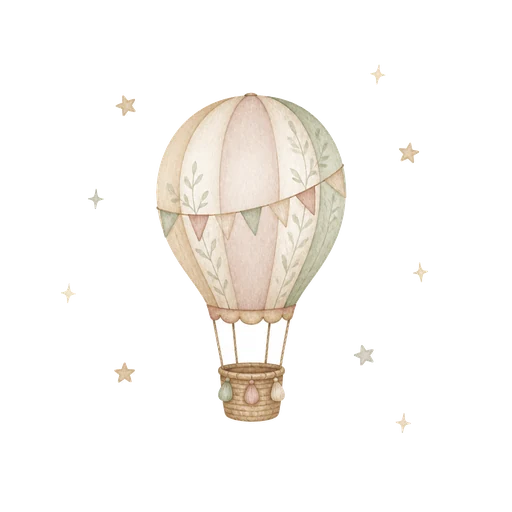
#> input picture app/spot-art/offline_balloon.webp, 512 x 512 px
$ python cutout_white.py ../app/spot-art/offline_balloon.webp ../app/spot-art/offline_balloon.webp
#> lines starting #> are read from the running program, lines starting #| are printed output that depends on the picture; after the words box and inside, x2 and y2 are one past the last pixel; in counts of white or black regions, pixels touching at a corner belong together
#!/usr/bin/env python3
"""Turn art painted on a white ground into a cut-out with a soft, honest edge.

Why this exists. gpt-image-2 refuses transparent output, so every piece in art-src/ is painted on
pure white (see docs/poster-art-brief.md). On the birth poster that is a feature: the canvas
composites with 'multiply', which drops white for free. In the APP it is a trap. The spot
illustrations sit on `--spot-paper`, which is a cream disc in Light and **transparent in Night**, so a
piece that still carries its white ground renders as a glaring white circle on a dark screen -- the
exact "headlight" the .es-bear comment in app/index.html warns about.

How it works, and why not a simple threshold. A threshold on whiteness eats the pale interior of
anything painted in cream. So the background is found by a flood fill inwards from the border through
near-white pixels only: enclosed pale areas (the inside of a balloon, the belly of a cub) are never
reached, and non-white islands (scattered stars) stop the fill and survive.

Edge pixels then get un-multiplied. A soft watercolour edge on white is the subject BLENDED with
white, so keeping it as-is leaves a pale halo that is invisible on cream and obvious on dark. Solving
C_src = a*C_out + (1-a)*255 for C_out gives back the paint and the edge reads correctly on any ground.

  python3 tools/cutout_white.py art-src/poster_hotair.png app/spot-art/offline_balloon.webp [--size 512]
"""
import sys
import numpy as np
from PIL import Image
from collections import deque

# A pixel is a background CANDIDATE at or above HI (essentially white) and gets a partial alpha
# between LO and HI. Below LO it is paint and is never touched. Measured against the generator's
# output, whose ground is a clean 255 and whose palest paint sits near 240.
HI, LO = 252, 236


def cutout(src, dst, size=512, report=True):
#> called with src = '../app/spot-art/offline_balloon.webp', dst = '../app/spot-art/offline_balloon.webp', size = 512, report = True
    im = Image.open(src).convert('RGB')
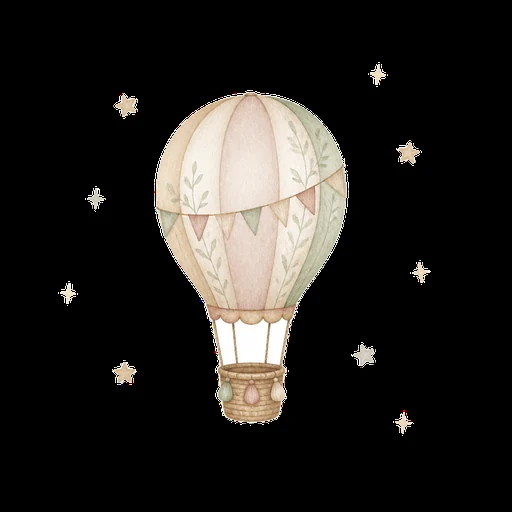
#> im: PIL image 512x512 RGB; mean R, G, B 37, 34.6, 31.4
    a = np.asarray(im).astype(np.int16)
    h, w, _ = a.shape
#> h = 512; w = 512
    mn = a.min(axis=2)                     # min channel: 255 only for true white
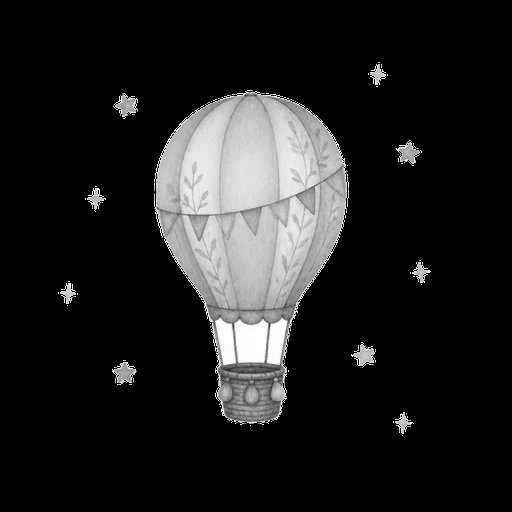
#> mn: shape (512, 512) int16; min 0, max 255, mean 31.4

    if report:
        print(f'  {src}  {w}x{h}')
#|   ../app/spot-art/offline_balloon.webp  512x512
        for t in (255, 252, 248, 244, 240, 236):
            print(f'    pixels with min channel >= {t}: {100.0 * (mn >= t).sum() / mn.size:5.1f}%')
#> this loop made 6 passes
#|     pixels with min channel >= 255:   0.2%
#|     pixels with min channel >= 252:   0.7%
#|     pixels with min channel >= 248:   0.9%
#|     pixels with min channel >= 244:   1.0%
#|     pixels with min channel >= 240:   1.1%
#|     pixels with min channel >= 236:   1.2%

    # Flood fill inwards from the border, through candidate pixels only.
    cand = mn >= LO
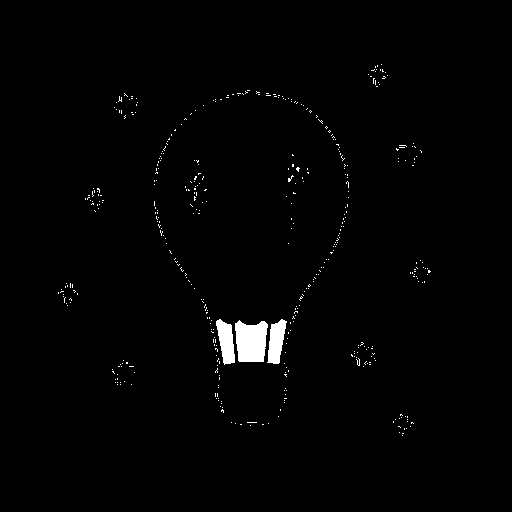
#> cand: shape (512, 512) bool; 1.2% white; 433 white regions (430 under 20 px), largest, box (x1, y1, x2, y2) and area: (235, 320, 268, 362) 1137, (267, 319, 287, 364) 572, (216, 319, 235, 365) 568
    bg = np.zeros((h, w), bool)
    q = deque()
    for x in range(w):
        for y in (0, h - 1):
            if cand[y, x] and not bg[y, x]:
                bg[y, x] = True; q.append((y, x))
#> bg: shape (512, 512) bool; every value is 0
    for y in range(h):
        for x in (0, w - 1):
            if cand[y, x] and not bg[y, x]:
                bg[y, x] = True; q.append((y, x))
    while q:
        y, x = q.popleft()
        for dy, dx in ((1, 0), (-1, 0), (0, 1), (0, -1)):
            ny, nx = y + dy, x + dx
            if 0 <= ny < h and 0 <= nx < w and cand[ny, nx] and not bg[ny, nx]:
                bg[ny, nx] = True; q.append((ny, nx))

    # Alpha: opaque paint, transparent white, a ramp across the soft edge in between.
    alpha = np.full((h, w), 255.0)
    ramp = np.clip((HI - mn) / float(HI - LO), 0.0, 1.0) * 255.0
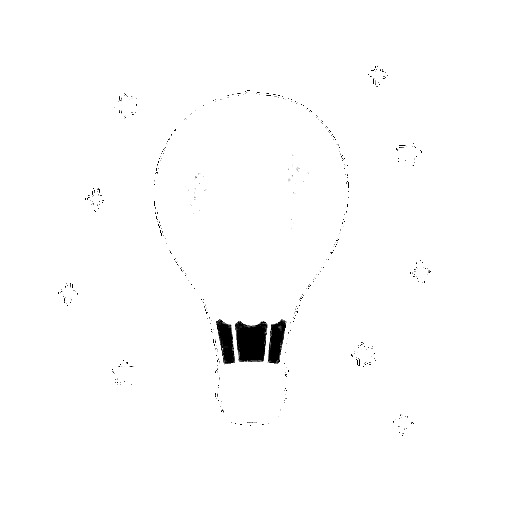
#> ramp: shape (512, 512) float64; min 0, max 255, mean 252.5
    alpha[bg] = ramp[bg]
#> alpha: shape (512, 512) float64; every value is 255

    # Un-multiply the partially transparent edge so it is paint, not paint mixed with paper.
    out = a.astype(np.float32)
    soft = bg & (alpha > 0) & (alpha < 255)
    if soft.any():
        af = (alpha[soft] / 255.0)[:, None]
        out[soft] = np.clip((out[soft] - (1.0 - af) * 255.0) / af, 0, 255)

    rgba = np.dstack([out.astype(np.uint8), alpha.astype(np.uint8)])
    img = Image.fromarray(rgba, 'RGBA')
    if size and size != w:
        img = img.resize((size, size), Image.LANCZOS)
    img.save(dst, 'WEBP', quality=88, method=6, exact=True)
    if report:
        op = (np.asarray(img)[:, :, 3] > 250).mean() * 100
#> op = 100
        print(f'  -> {dst}  {img.size}  opaque {op:.1f}%  transparent '
              f'{(np.asarray(img)[:, :, 3] < 5).mean() * 100:.1f}%')
#|   -> ../app/spot-art/offline_balloon.webp  (512, 512)  opaque 100.0%  transparent 0.0%


if __name__ == '__main__':
    if len(sys.argv) < 3:
        print(__doc__); sys.exit(2)
    n = 512
    if '--size' in sys.argv:
        n = int(sys.argv[sys.argv.index('--size') + 1])
    cutout(sys.argv[1], sys.argv[2], n)

$ run again, with app/spot-art/error_cub.webp copied over app/spot-art/offline_balloon.webp
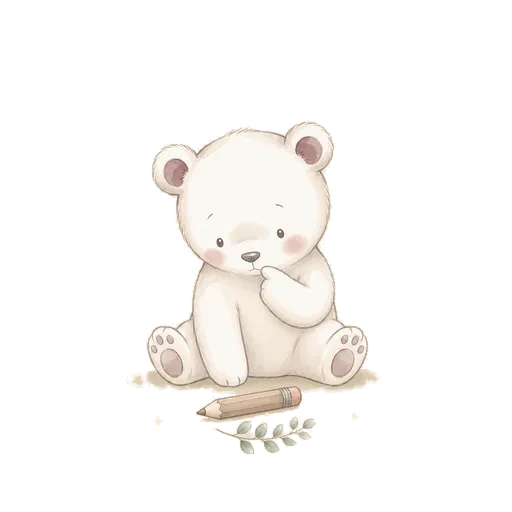
#> input picture app/spot-art/error_cub.webp, 512 x 512 px
#|   ../app/spot-art/offline_balloon.webp  512x512
#> the loop in cutout, `for t in (255, 252, 248, 244, 240, 236):` made 6 passes
#|     pixels with min channel >= 255:   0.0%
#|     pixels with min channel >= 252:   0.0%
#|     pixels with min channel >= 248:   0.0%
#|     pixels with min channel >= 244:   0.2%
#|     pixels with min channel >= 240:   5.6%
#> (further printed lines are left out)
#> in cutout, `cand = mn >= LO`:
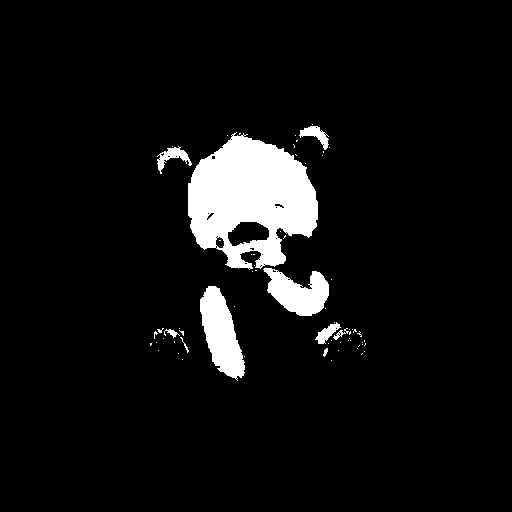
#> cand: shape (512, 512) bool; 6.6% white; 66 white regions (56 under 20 px), largest, box (x1, y1, x2, y2) and area: (188, 132, 318, 270) 11642, (200, 286, 245, 381) 2465, (263, 268, 329, 316) 1900
#> in cutout, `ramp = np.clip((HI - mn) / float(HI - LO), 0.0, 1.0) * 255.0`:
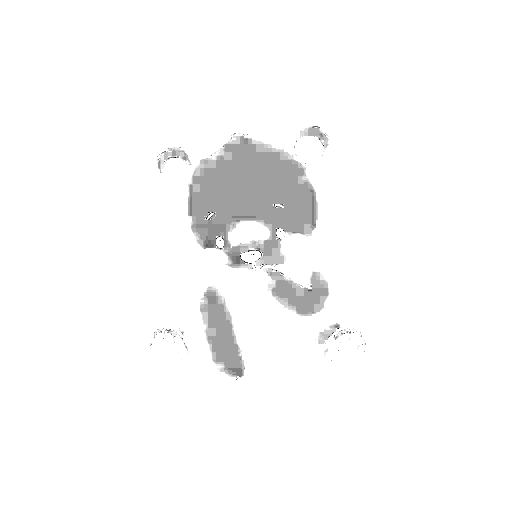
#> ramp: shape (512, 512) float64; min 0, max 255, mean 249.5
#> alpha: shape (512, 512) float64; every value is 255
#> op = 100
#|   -> ../app/spot-art/offline_balloon.webp  (512, 512)  opaque 100.0%  transparent 0.0%
